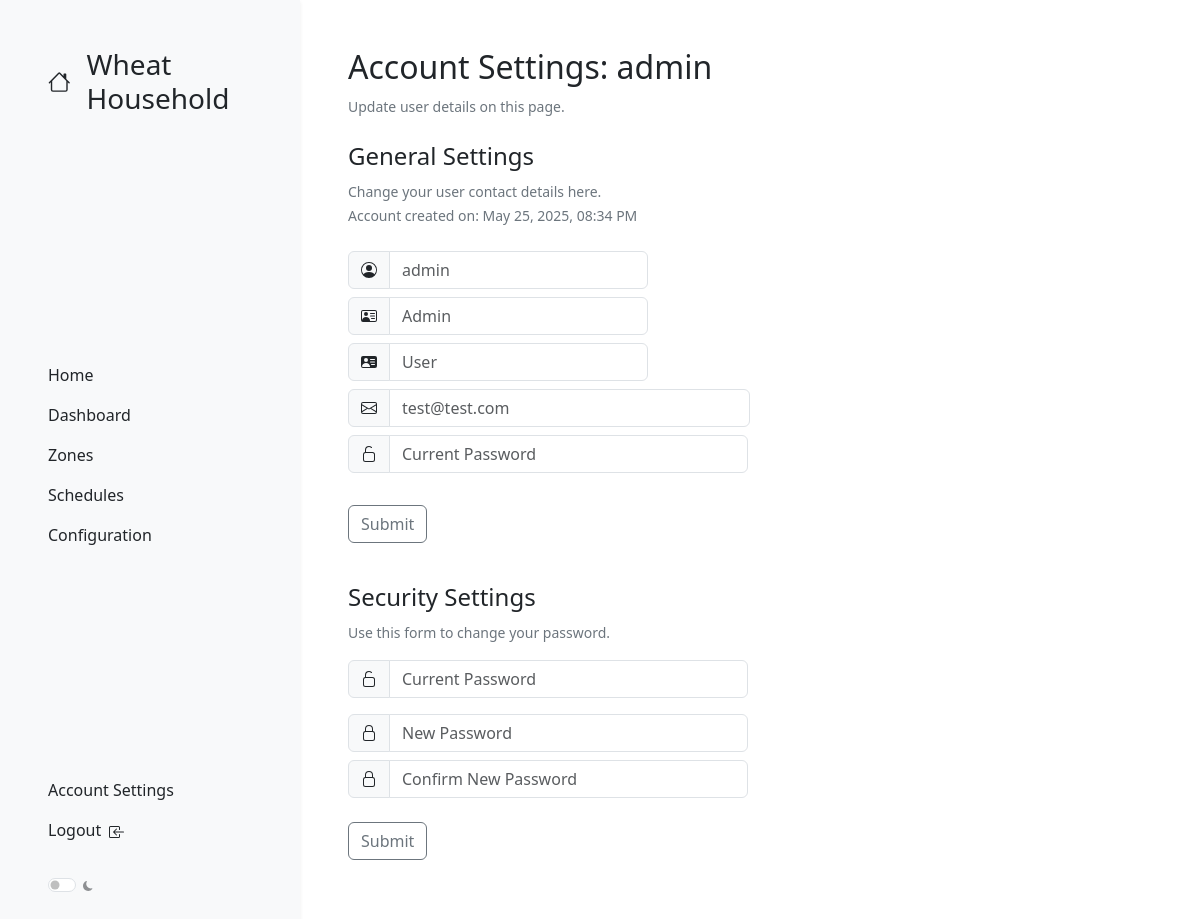
/account (signed in), run on the app's committed database.
### app.py (models this page shows, shortened)
class Users(UserMixin, db.Model):
    __tablename__ = "users"
    id = db.Column(db.Integer, primary_key=True)
    username = db.Column(db.String(250), unique=True, nullable=False)
    password = db.Column(db.String(250), nullable=False)
    firstname = db.Column(db.String(250), nullable=False)
    lastname = db.Column(db.String(250), nullable=False)
    email = db.Column(db.String(250), unique=True, nullable=False)
    created_at = db.Column(db.String(60), nullable=False, default=datetime.now(pytz.utc))

### app.py (the view, shortened to what this page needs)
@app.route("/account", methods=["GET", "POST"])
@login_required
def account():
    user = get_user(username=current_user.username)
    formatted_created = format_isotime(user.created_at, "%B %d, %Y, %I:%M %p")
    return render_template("account.html", user = user, created = formatted_created)

### app.py (called while the page is built)
def get_user(username):
    try:
        user = Users.query.filter_by(username=username).first()
        return user if user else None
    except Exception as e:
        print(f"Unable to get user from database: {e}")
    return None

def get_setting(setting_name):
    try:
        setting = Settings.query.filter_by(setting=setting_name).first()
        return setting.value if setting else None
    except Exception as e:
        print(f"Unable to get setting from database: {e}")
    return None

def format_isotime(time, format="%I:%M %p"):
    try:
        time_obj = datetime.fromisoformat(time)
        local_time = time_obj.astimezone(pytz.timezone(get_setting('timezone')))
        return local_time.strftime(format)
    except Exception as e:
        print(f"Error reformatting isotime: {e}")

@login_manager.user_loader
def load_user(user_id):
    return Users.query.get(int(user_id))

### templates/account.html (shortened to what this page needs)
{% extends "page.html" %}
{% block content %}
<div class="d-flex flex-column">
    <div class="col-sm-12 col-xs-12 col-xl-6 col-lg-8 col-md-10 mb-4">
        <h2>Account Settings: {{ user.username }}</h2>
        <p class="text-secondary mb-0"><small>Update user details on this page.</small></p>
    </div>
    <div class="col-sm-12 col-xs-12 col-xl-6 col-lg-8 col-md-10 mb-4">
        <h4>General Settings</h4>
        <p class="text-secondary mb-0"><small>Change your user contact details here.</small></p>
        <p class="text-secondary mb-4"><small>Account created on: {{ created }}</small></p>
        <form action="/account?form=update_details" method="post">
            <div class="input-group pb-2" style="max-width:300px">
                <span class="input-group-text">
                </span>
                <input class="form-control" type="text" name="username" placeholder="{{ user.username }}" />
            </div>
            <div class="input-group pb-2" style="max-width:300px">
                <span class="input-group-text">
                </span>
                <input class="form-control" type="text" name="firstname" placeholder="{{ user.firstname }}" />
            </div>
            <div class="input-group pb-2" style="max-width:300px">
                <span class="input-group-text">
                </span>
                <input class="form-control" type="text" name="lastname" placeholder="{{ user.lastname }}" />
            </div>
            <div class="input-group pb-2" style="max-width:450px">
                <span class="input-group-text">
                </span>
                <input class="form-control" type="text" name="email" placeholder="{{ user.email }}" />
            </div>
            <div class="input-group pb-3" style="max-width:400px">
                <span class="input-group-text">
                </span>
                <input class="form-control" type="password" name="current_password_details" placeholder="Current Password" required />
            </div>
            <button class="my-3 btn btn-outline-secondary d-block" type="submit">Submit</button>
        </form>
    </div>
    <div class="col-sm-12 col-xs-12 col-xl-6 col-lg-8 col-md-10 mb-4">
        <h4>Security Settings</h4>
        <p class="text-secondary"><small>Use this form to change your password.</small></p>
        <form action="/account?form=change_password" method="post">
            <div class="input-group pb-3" style="max-width:400px">
                <span class="input-group-text">
                </span>
                <input class="form-control" type="password" name="current_password" placeholder="Current Password" required />
            </div>
            <div class="input-group pb-2" style="max-width:400px">
                <span class="input-group-text">
                </span>
                <input class="form-control" type="password" name="new_password" placeholder="New Password" required />
            </div>
            <div class="input-group pb-2" style="max-width:400px">
                <span class="input-group-text">
                </span>
                <input class="form-control" type="password" name="new_password_conf" placeholder="Confirm New Password" required />
            </div>
            <button class="my-3 btn btn-outline-secondary d-block" type="submit">Submit</button>
        </form>
    </div>
</div>
{% endblock %}

### data on the page
Users: username "admin", firstname "Admin", lastname "User", email "test@test.com"

### other printed values
{{ created }} "May 25, 2025, 08:34 PM"
